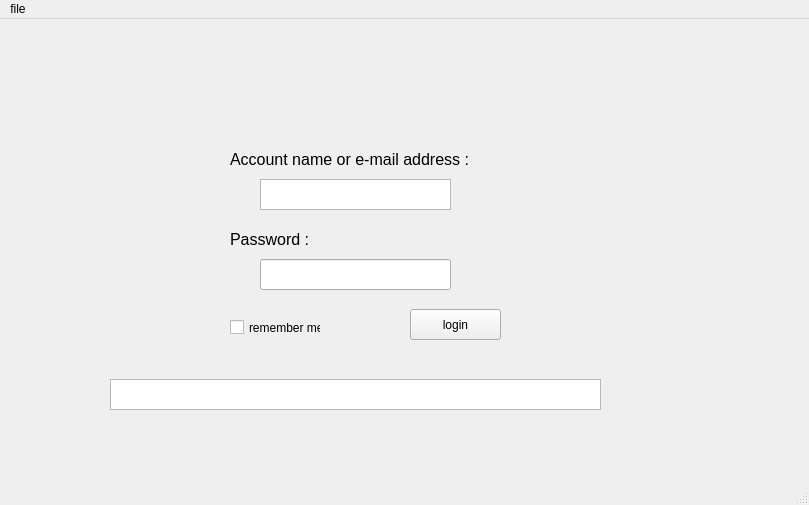
<?xml version="1.0" encoding="UTF-8"?>
<ui version="4.0">
 <class>MainWindow</class>
 <widget class="QMainWindow" name="MainWindow">
  <property name="geometry">
   <rect>
    <x>0</x>
    <y>0</y>
    <width>809</width>
    <height>505</height>
   </rect>
  </property>
  <property name="windowTitle">
   <string>MainWindow</string>
  </property>
  <widget class="QWidget" name="centralwidget">
   <widget class="QLabel" name="label">
    <property name="geometry">
     <rect>
      <x>230</x>
      <y>130</y>
      <width>251</width>
      <height>21</height>
     </rect>
    </property>
    <property name="font">
     <font>
      <pointsize>12</pointsize>
     </font>
    </property>
    <property name="text">
     <string>Account name or e-mail address :</string>
    </property>
   </widget>
   <widget class="QLabel" name="label_2">
    <property name="geometry">
     <rect>
      <x>230</x>
      <y>210</y>
      <width>161</width>
      <height>21</height>
     </rect>
    </property>
    <property name="font">
     <font>
      <pointsize>12</pointsize>
     </font>
    </property>
    <property name="text">
     <string>Password :</string>
    </property>
   </widget>
   <widget class="QPlainTextEdit" name="inputemail">
    <property name="geometry">
     <rect>
      <x>260</x>
      <y>160</y>
      <width>191</width>
      <height>31</height>
     </rect>
    </property>
   </widget>
   <widget class="QLineEdit" name="inputpassword">
    <property name="geometry">
     <rect>
      <x>260</x>
      <y>240</y>
      <width>191</width>
      <height>31</height>
     </rect>
    </property>
    <property name="echoMode">
     <enum>QLineEdit::Password</enum>
    </property>
   </widget>
   <widget class="QPushButton" name="buttonlogin">
    <property name="geometry">
     <rect>
      <x>410</x>
      <y>290</y>
      <width>91</width>
      <height>31</height>
     </rect>
    </property>
    <property name="text">
     <string>login</string>
    </property>
   </widget>
   <widget class="QCheckBox" name="checkBox">
    <property name="geometry">
     <rect>
      <x>230</x>
      <y>300</y>
      <width>91</width>
      <height>17</height>
     </rect>
    </property>
    <property name="text">
     <string>remember me</string>
    </property>
   </widget>
   <widget class="QPlainTextEdit" name="world">
    <property name="geometry">
     <rect>
      <x>110</x>
      <y>360</y>
      <width>491</width>
      <height>31</height>
     </rect>
    </property>
   </widget>
  </widget>
  <widget class="QMenuBar" name="menubar">
   <property name="geometry">
    <rect>
     <x>0</x>
     <y>0</y>
     <width>809</width>
     <height>21</height>
    </rect>
   </property>
   <widget class="QMenu" name="menufile">
    <property name="title">
     <string>file</string>
    </property>
   </widget>
   <addaction name="menufile"/>
  </widget>
  <widget class="QStatusBar" name="statusbar"/>
 </widget>
 <resources/>
 <connections/>
</ui>
